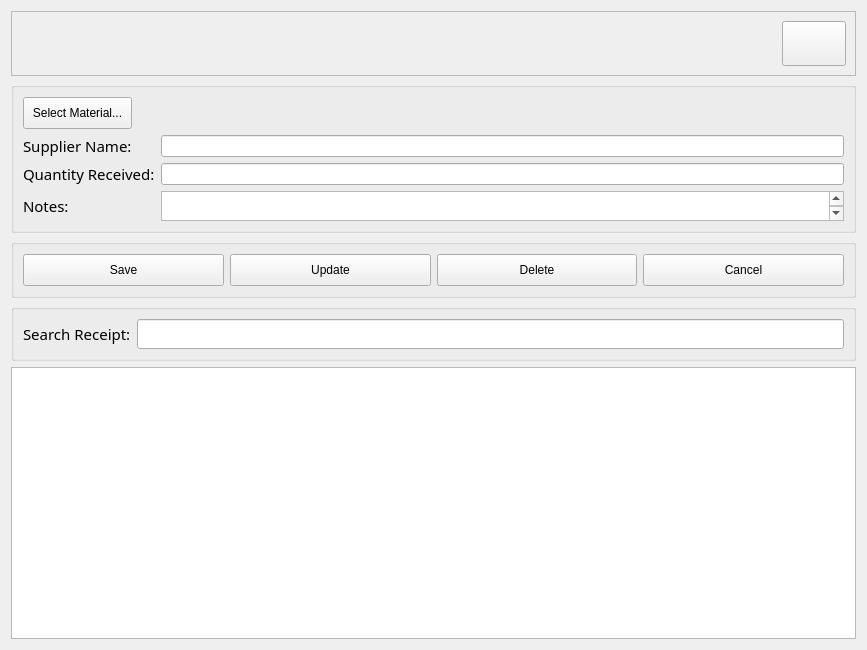
<?xml version="1.0" encoding="UTF-8"?>
<ui version="4.0">
 <class>Form</class>
 <widget class="QWidget" name="Form">
  <property name="geometry">
   <rect>
    <x>0</x>
    <y>0</y>
    <width>867</width>
    <height>650</height>
   </rect>
  </property>
  <property name="windowTitle">
   <string>Form</string>
  </property>
  <layout class="QGridLayout" name="gridLayout_3">
   <item row="3" column="0">
    <widget class="QGroupBox" name="groupBox_3">
     <property name="sizePolicy">
      <sizepolicy hsizetype="Preferred" vsizetype="Preferred">
       <horstretch>0</horstretch>
       <verstretch>0</verstretch>
      </sizepolicy>
     </property>
     <property name="minimumSize">
      <size>
       <width>0</width>
       <height>0</height>
      </size>
     </property>
     <property name="styleSheet">
      <string notr="true"/>
     </property>
     <property name="title">
      <string/>
     </property>
     <layout class="QGridLayout" name="gridLayout_4">
      <item row="0" column="0">
       <widget class="QLabel" name="label_5">
        <property name="font">
         <font>
          <family>Century Gothic</family>
          <pointsize>11</pointsize>
         </font>
        </property>
        <property name="text">
         <string>Search Receipt:</string>
        </property>
       </widget>
      </item>
      <item row="0" column="1">
       <widget class="QLineEdit" name="input_search">
        <property name="sizePolicy">
         <sizepolicy hsizetype="Expanding" vsizetype="Fixed">
          <horstretch>0</horstretch>
          <verstretch>0</verstretch>
         </sizepolicy>
        </property>
        <property name="font">
         <font>
          <family>Century Gothic</family>
          <pointsize>11</pointsize>
         </font>
        </property>
       </widget>
      </item>
     </layout>
    </widget>
   </item>
   <item row="4" column="0">
    <widget class="QTableWidget" name="tableWidget">
     <property name="sizePolicy">
      <sizepolicy hsizetype="Expanding" vsizetype="Expanding">
       <horstretch>0</horstretch>
       <verstretch>0</verstretch>
      </sizepolicy>
     </property>
    </widget>
   </item>
   <item row="2" column="0">
    <widget class="QGroupBox" name="groupBox_2">
     <property name="sizePolicy">
      <sizepolicy hsizetype="Preferred" vsizetype="Fixed">
       <horstretch>0</horstretch>
       <verstretch>0</verstretch>
      </sizepolicy>
     </property>
     <property name="minimumSize">
      <size>
       <width>0</width>
       <height>0</height>
      </size>
     </property>
     <property name="styleSheet">
      <string notr="true"/>
     </property>
     <property name="title">
      <string/>
     </property>
     <layout class="QGridLayout" name="gridLayout_2">
      <item row="0" column="1">
       <widget class="QPushButton" name="btn_update">
        <property name="sizePolicy">
         <sizepolicy hsizetype="Minimum" vsizetype="Expanding">
          <horstretch>0</horstretch>
          <verstretch>0</verstretch>
         </sizepolicy>
        </property>
        <property name="minimumSize">
         <size>
          <width>0</width>
          <height>32</height>
         </size>
        </property>
        <property name="text">
         <string>Update</string>
        </property>
       </widget>
      </item>
      <item row="0" column="2">
       <widget class="QPushButton" name="btn_delete">
        <property name="sizePolicy">
         <sizepolicy hsizetype="Minimum" vsizetype="Expanding">
          <horstretch>0</horstretch>
          <verstretch>0</verstretch>
         </sizepolicy>
        </property>
        <property name="minimumSize">
         <size>
          <width>0</width>
          <height>32</height>
         </size>
        </property>
        <property name="text">
         <string>Delete</string>
        </property>
       </widget>
      </item>
      <item row="0" column="0">
       <widget class="QPushButton" name="btn_save">
        <property name="sizePolicy">
         <sizepolicy hsizetype="Minimum" vsizetype="Expanding">
          <horstretch>0</horstretch>
          <verstretch>0</verstretch>
         </sizepolicy>
        </property>
        <property name="minimumSize">
         <size>
          <width>0</width>
          <height>32</height>
         </size>
        </property>
        <property name="text">
         <string>Save</string>
        </property>
       </widget>
      </item>
      <item row="0" column="3">
       <widget class="QPushButton" name="btn_cancel">
        <property name="sizePolicy">
         <sizepolicy hsizetype="Minimum" vsizetype="Expanding">
          <horstretch>0</horstretch>
          <verstretch>0</verstretch>
         </sizepolicy>
        </property>
        <property name="minimumSize">
         <size>
          <width>0</width>
          <height>32</height>
         </size>
        </property>
        <property name="text">
         <string>Cancel</string>
        </property>
       </widget>
      </item>
     </layout>
    </widget>
   </item>
   <item row="1" column="0">
    <widget class="QGroupBox" name="groupBox">
     <property name="sizePolicy">
      <sizepolicy hsizetype="Preferred" vsizetype="Preferred">
       <horstretch>0</horstretch>
       <verstretch>0</verstretch>
      </sizepolicy>
     </property>
     <property name="title">
      <string/>
     </property>
     <layout class="QGridLayout" name="gridLayout">
      <item row="2" column="0" colspan="2">
       <widget class="QLabel" name="label_4">
        <property name="font">
         <font>
          <family>Century Gothic</family>
          <pointsize>11</pointsize>
         </font>
        </property>
        <property name="text">
         <string>Quantity Received:</string>
        </property>
       </widget>
      </item>
      <item row="1" column="0">
       <widget class="QLabel" name="label_3">
        <property name="font">
         <font>
          <family>Century Gothic</family>
          <pointsize>11</pointsize>
         </font>
        </property>
        <property name="text">
         <string>Supplier Name:</string>
        </property>
       </widget>
      </item>
      <item row="1" column="2">
       <widget class="QLineEdit" name="input_supplier_name"/>
      </item>
      <item row="0" column="0">
       <widget class="QPushButton" name="btn_select_material">
        <property name="minimumSize">
         <size>
          <width>0</width>
          <height>32</height>
         </size>
        </property>
        <property name="text">
         <string>Select Material...</string>
        </property>
       </widget>
      </item>
      <item row="3" column="2">
       <widget class="QTextEdit" name="input_notes">
        <property name="sizePolicy">
         <sizepolicy hsizetype="Expanding" vsizetype="Fixed">
          <horstretch>0</horstretch>
          <verstretch>0</verstretch>
         </sizepolicy>
        </property>
        <property name="maximumSize">
         <size>
          <width>16777215</width>
          <height>30</height>
         </size>
        </property>
        <property name="font">
         <font>
          <family>Century Gothic</family>
          <pointsize>11</pointsize>
         </font>
        </property>
       </widget>
      </item>
      <item row="0" column="1" colspan="2">
       <widget class="QLabel" name="label_material">
        <property name="font">
         <font>
          <family>Century Gothic</family>
          <pointsize>11</pointsize>
         </font>
        </property>
        <property name="text">
         <string/>
        </property>
        <property name="alignment">
         <set>Qt::AlignmentFlag::AlignCenter</set>
        </property>
       </widget>
      </item>
      <item row="2" column="2">
       <widget class="QLineEdit" name="input_quantity"/>
      </item>
      <item row="3" column="0">
       <widget class="QLabel" name="label_11">
        <property name="font">
         <font>
          <family>Century Gothic</family>
          <pointsize>11</pointsize>
         </font>
        </property>
        <property name="text">
         <string>Notes:</string>
        </property>
       </widget>
      </item>
     </layout>
    </widget>
   </item>
   <item row="0" column="0">
    <widget class="QFrame" name="bar_information">
     <property name="minimumSize">
      <size>
       <width>0</width>
       <height>0</height>
      </size>
     </property>
     <property name="frameShape">
      <enum>QFrame::Shape::StyledPanel</enum>
     </property>
     <property name="frameShadow">
      <enum>QFrame::Shadow::Raised</enum>
     </property>
     <layout class="QGridLayout" name="gridLayout_5">
      <property name="bottomMargin">
       <number>9</number>
      </property>
      <property name="horizontalSpacing">
       <number>6</number>
      </property>
      <item row="0" column="0">
       <widget class="QLabel" name="label_user_name">
        <property name="font">
         <font>
          <family>Century Gothic</family>
          <pointsize>12</pointsize>
         </font>
        </property>
        <property name="text">
         <string/>
        </property>
        <property name="alignment">
         <set>Qt::AlignmentFlag::AlignLeading|Qt::AlignmentFlag::AlignLeft|Qt::AlignmentFlag::AlignVCenter</set>
        </property>
       </widget>
      </item>
      <item row="0" column="1">
       <widget class="QLabel" name="label_user_role">
        <property name="font">
         <font>
          <family>Century Gothic</family>
          <pointsize>12</pointsize>
         </font>
        </property>
        <property name="text">
         <string/>
        </property>
       </widget>
      </item>
      <item row="0" column="2">
       <widget class="QPushButton" name="btn_close">
        <property name="minimumSize">
         <size>
          <width>64</width>
          <height>45</height>
         </size>
        </property>
        <property name="maximumSize">
         <size>
          <width>64</width>
          <height>45</height>
         </size>
        </property>
        <property name="text">
         <string/>
        </property>
        <property name="icon">
         <iconset>
          <normaloff>../assets/Images/IMG-LogOut.png</normaloff>../assets/Images/IMG-LogOut.png</iconset>
        </property>
        <property name="iconSize">
         <size>
          <width>32</width>
          <height>32</height>
         </size>
        </property>
       </widget>
      </item>
     </layout>
    </widget>
   </item>
  </layout>
 </widget>
 <resources/>
 <connections/>
</ui>
